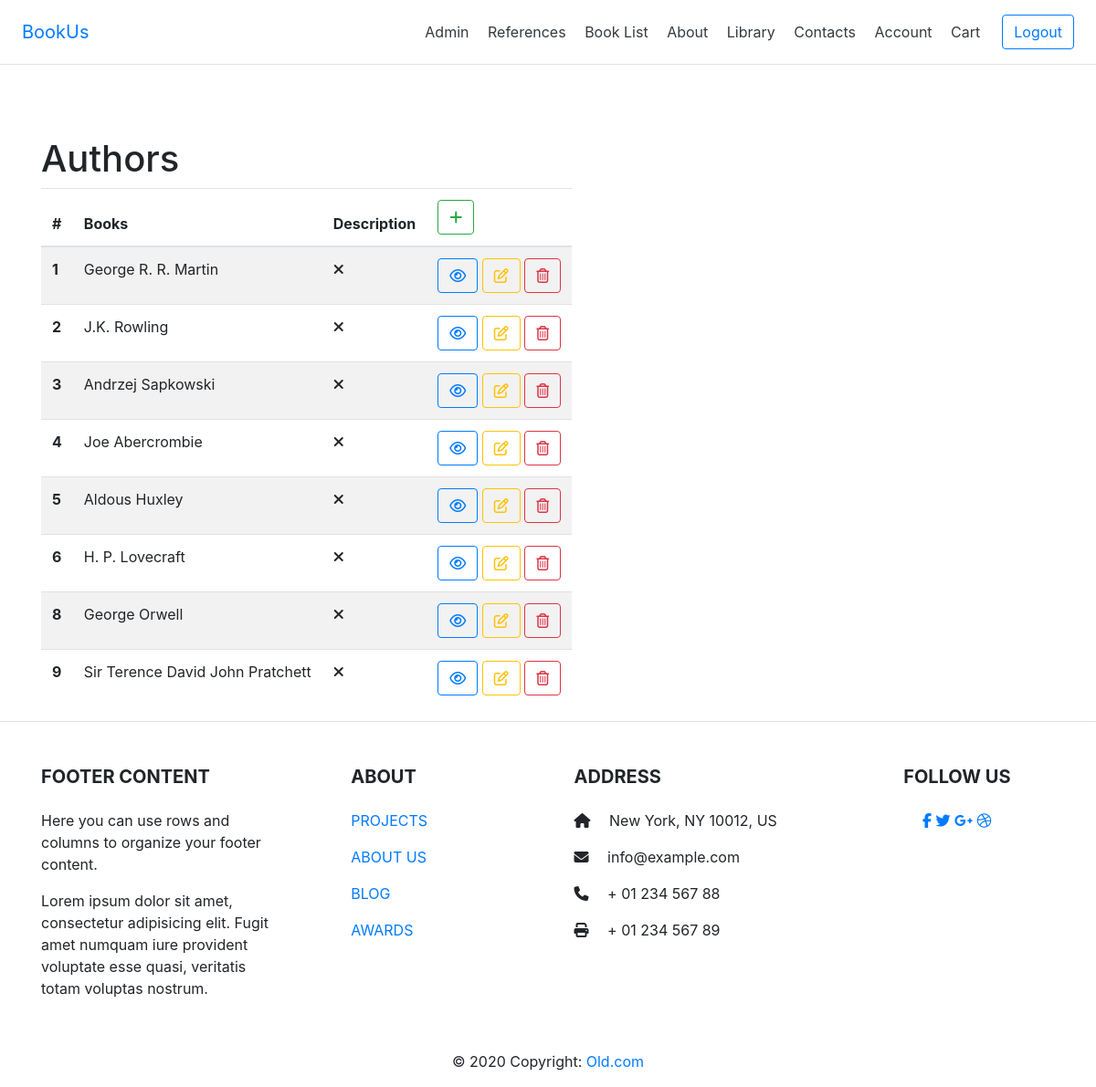
/references/author/ (signed in), run on the app's committed database.
### references/models.py (models this page shows, shortened)
class Author(models.Model):
    author = models.CharField(
        'Author',
        max_length=50
    )
    description = models.TextField(
        'About Author',
        blank=True,
        null=True
    )

### references/views.py (the view)
# urls.py: path('author/', views.ShowAuthorListView.as_view()),
class ShowAuthorListView(LoginRequiredMixin, ListView):
    model = Author
    template_name = 'references/references_list.html'
    def get_context_data(self, **kwargs):
        context = super().get_context_data(**kwargs)
        context['header'] = 'Authors'
        return context

### references/templates/references/references_list.html (shortened to what this page needs)
{% extends 'base.html' %}
{% block content %}
<div class="references_list">
  <h1>{{ header }}</h1>
  <table class="table table-striped table-responsive">
    <thead>
      <tr>
        <th scope="col">#</th>
        <th scope="col">Books</th>
        <th scope="col">Description</th>
        <th scope="col"> {% if user.is_staff %} <a href="create/" class="btn btn-outline-success"><i class="fas fa-plus"></i></a> {% endif %}</th>
      </tr>
    </thead>
    <tbody>
      {% for obj in object_list %}
        <tr>
          <th scope="row">{{ obj.pk }}</th>
          <td>{{ obj.author }} {{ obj.languages }} {{ obj.genres }} {{ obj.series }} {{ obj.pubhouse }} </td>
          <td>{% if obj.description %} <i class="fas fa-check"></i> {% else %}<i class="fas fa-times"></i>{% endif %}</td>
          <td><a href="{{ obj.pk }}" class="btn btn-outline-primary"><i class="far fa-eye"></i></a> {% if user.is_staff %} <a href="update/{{ obj.pk }}" class="btn btn-outline-warning"><i class="far fa-edit"></i></a> <a href="delete/{{ obj.pk }}" class="btn btn-outline-danger"><i class="far fa-trash-alt"></i></a>{% endif %}</td>
        </tr>
      {% endfor %}
    </tbody>
  </table>
</div>
{% endblock %}

### static/base.css (style rules this page uses)
body { position: relative; }

### references/templates/references/references_list.html (style rules this page uses)
.references_list { margin-top:150px; }

### data on the page
Author: pk "1", author "George R. R. Martin"
Author: pk "2", author "J.K. Rowling"
Author: pk "3", author "Andrzej Sapkowski"
Author: pk "4", author "Joe Abercrombie"
Author: pk "5", author "Aldous Huxley"
Author: pk "6", author "H. P. Lovecraft"
Author: pk "8", author "George Orwell"
Author: pk "9", author "Sir Terence David John Pratchett"

### other printed values
{{ header }} "Authors"
